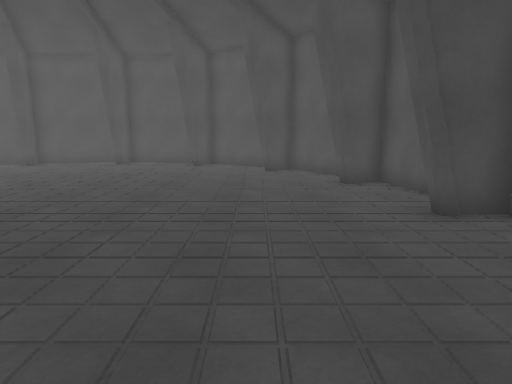
View 1 (above)

14 first-person views from a walk through a scene from a Unity 3-D project. The camera is 1.5 m above the floor, tilts 10° down and sees 75° across. The floor is counted in squares, 0.95 m on a side. Each view is taken from the middle of a square. On the plan, view 1 faces up. The plan holds only what a view shows up to about 16 squares ahead; the rest is blank. The player character is not drawn. Some animated figures are not drawn. Some surface patterns are stand-ins.

View 2
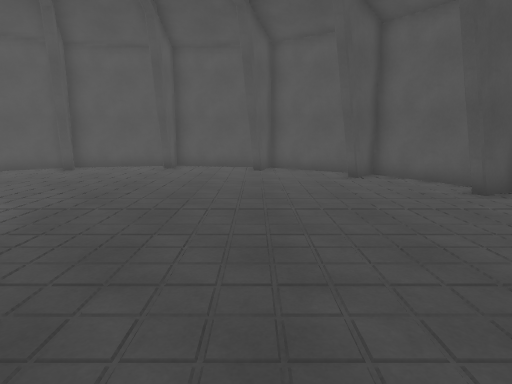

View 3
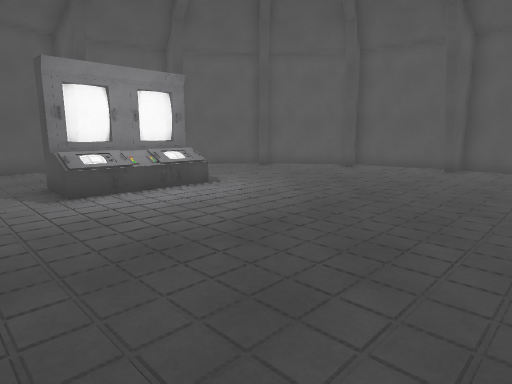

View 4
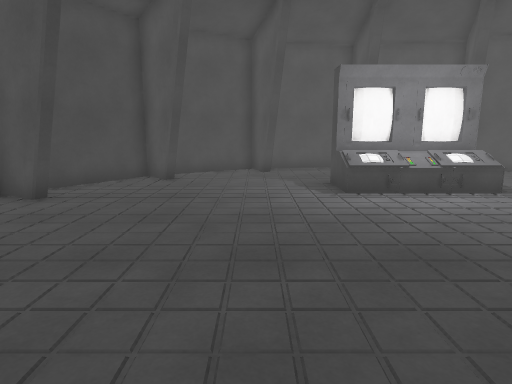

View 5
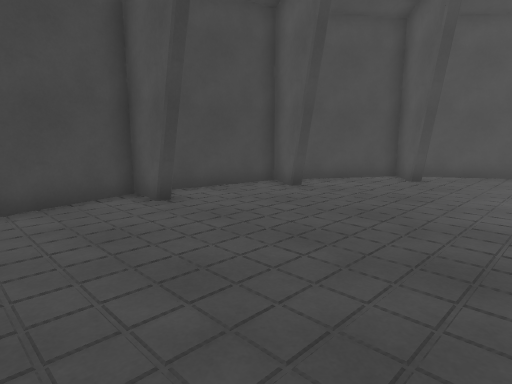

View 6
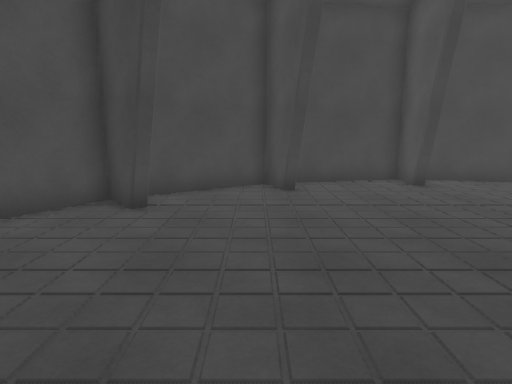

View 7
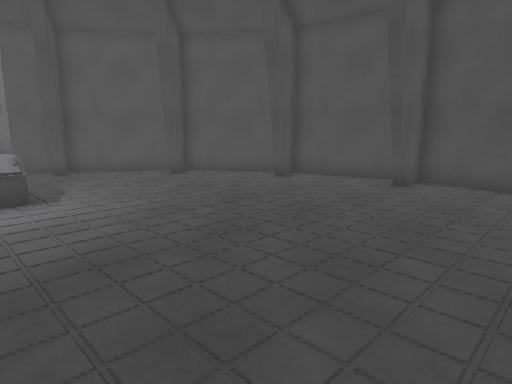

View 8
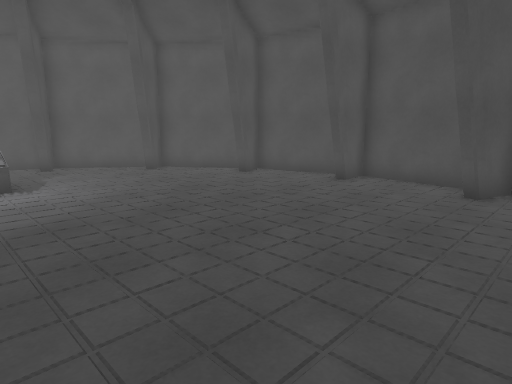

View 9
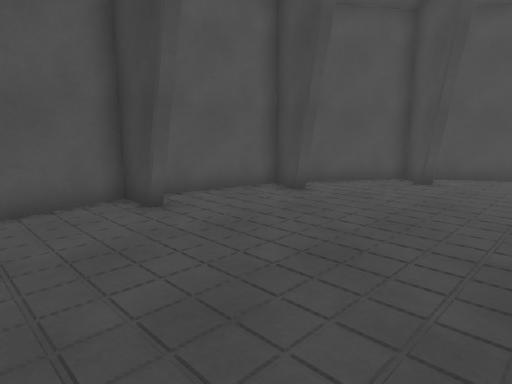

View 10
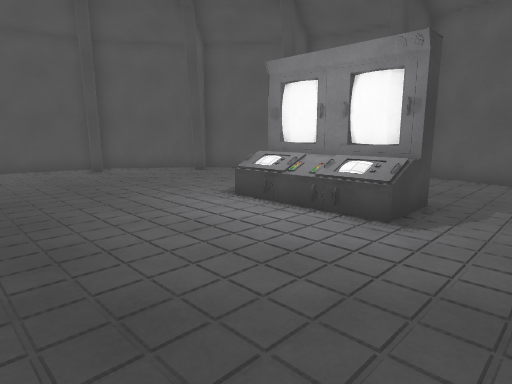

View 11
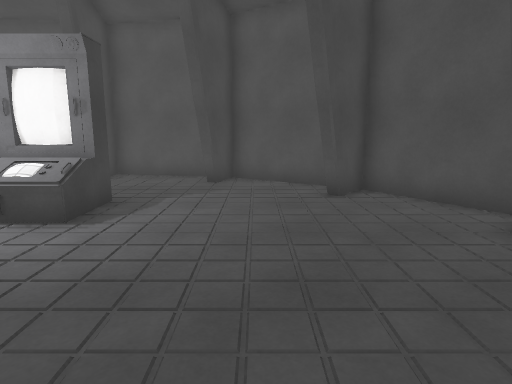

View 12
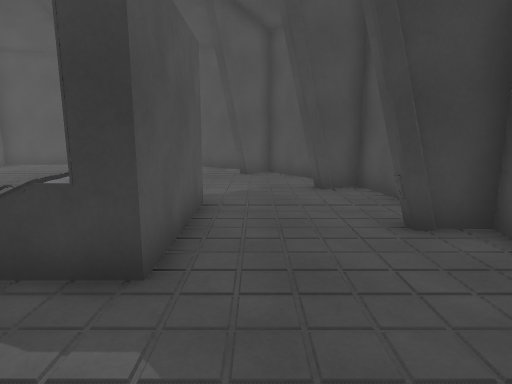

View 13
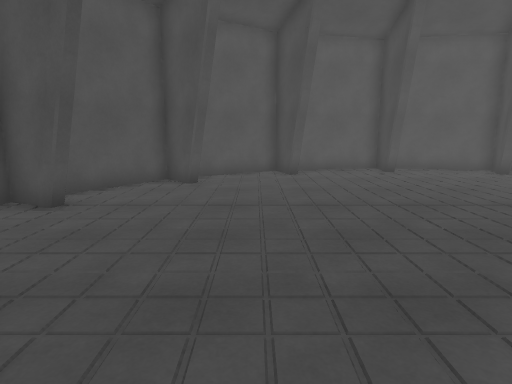

View 14
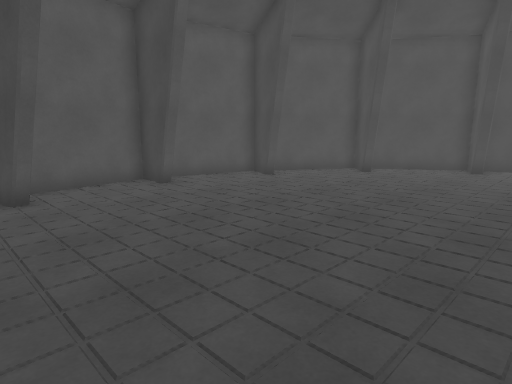

### Floor plan
Points are (right, up) in squares from view 1. A wall is a line through its corners. A room is listed if a view was taken in it or the views show most of it. See-through windows are left out.
Room 1 (views 1, 2, 3, 4, 5, 6, 7, 8, 9, 10, 11, 12, 13, 14)
walls: (-11.8, 4.4) (-13.8, 4.4) (-13.8, 8.6) (-11.8, 8.6); (-13.1, 5.3) (-13.2, 4.8); (-13.1, 8.6) (-13.1, 4.4); (-6.9, -3.5) (-6.9, -5.5) (-2.8, -4.7); (-3, -2.8) (-2.3, -4.5) (0.9, -2.4); (-14.1, -0.7) (-15.4, -2) (-11.6, -4.6); (0.2, -0.6) (1.5, -1.9) (3.6, 1.2); (-10.8, -3) (-11.5, -4.6) (-7.8, -5.3); (-7.3, -3.9) (-6.8, -3.9); (-16.3, 2.5) (-18, 1.8) (-15.5, -1.9) (-14.2, -0.6); (-7.4, -4) (-7.1, -3.7) (-6.9, -3.7); (2.5, 2.7) (4.1, 2) (5, 6.4) (3.4, 6.4); (3.2, 6.4) (3.2, 6.5) (3.5, 6.8); (3.4, 6.6) (5, 6.6); (0.3, 13.6) (0.1, 13.8); (-17.5, 6.9) (-17.2, 6.6) (-17.2, 6.2); (2.6, 10.4) (2.5, 10.6); (-3.2, 15.9) (-2.5, 17.6) (-6.9, 18.5) (-6.9, 16.9); (0.2, 13.9) (1.4, 15) (-2.3, 17.5) (-3, 15.8) (-3.3, 16.4); (-6.9, 16.7) (-7.2, 16.7); (-16.6, 10.9) (-16.5, 10.4); (-10.7, 16.3) (-10.9, 15.9) (-11.1, 15.8); (-18.8, 5.6) (-18.1, 2) (-16.4, 2.7); (5, 6.5) (4.1, 11) (2.4, 10.3) (2.3, 10.5) (4, 11.2) (1.5, 14.9) (0.4, 13.7); (-18.2, 10.7) (-19, 6.6) (-17.2, 6.6); (-15.7, 14.6) (-18, 11.2) (-16.4, 10.5); (-11.9, 17.4) (-15.4, 15) (-14.1, 13.8) (-14.4, 13.6); (-7.5, 18.4) (-11.5, 17.6) (-10.8, 16)
low walls: (-11.9, 6.9) (-12.6, 6.9); (-11.8, 8.6) (-11.8, 4.4); (-12.5, 5.8) (-12.5, 4.9); (-12.6, 6.1) (-11.9, 6.1); (-12.5, 8.3) (-12.5, 7.3); (3.4, 6.4) (3.4, 6.6); (0.4, 13.7) (0.2, 13.9); (-6.9, 16.9) (-7.2, 16.9); (-10.8, 16.3) (-11.2, 16.1)

Where each view was taken, in squares from view 1:
view 1: 0 up, 0 right, facing up
view 2: 2 up, 3 left, facing up
view 3: 2 up, 3 left, facing up-left
view 4: 2 up, 3 left, facing left
view 5: 3 up, 3 left, facing down-left
view 6: 6 up, 2 left, facing down
view 7: 7 up, 3 left, facing up-left
view 8: 7 up, 1 left, facing up-left
view 9: 10 up, 3 left, facing down-right
view 10: 11 up, 6 left, facing down-left
view 11: 12 up, 6 left, facing left
view 12: 12 up, 15 left, facing down
view 13: 12 up, 10 left, facing right
view 14: 12 up, 6 left, facing down-right
